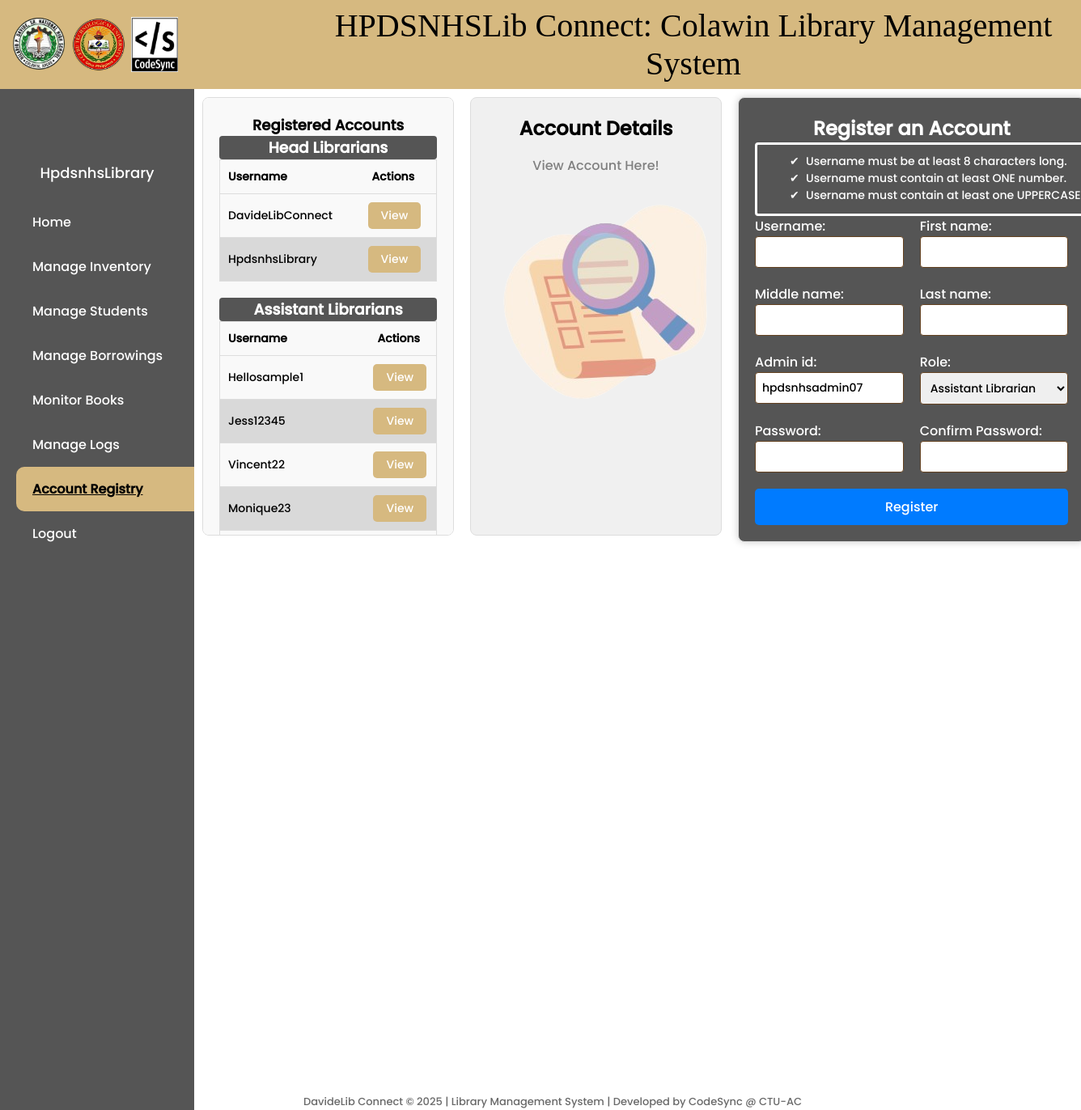
Page /register/ (signed in) on the committed database.
### library/models.py (models this page shows, shortened)
class CustomUser(AbstractBaseUser, PermissionsMixin):
    HEAD_LIBRARIAN = 'Head Librarian'
    ASSISTANT_LIBRARIAN = 'Assistant Librarian'
    ROLE_CHOICES = (
        ('Head Librarian', 'Head Librarian'),
        ('Assistant Librarian', 'Assistant Librarian'),
    )
    username = models.CharField(max_length=150, unique=True)
    first_name = models.CharField(max_length=30)
    middle_name = models.CharField(max_length=30, blank=True)
    last_name = models.CharField(max_length=30)
    admin_id = models.CharField(max_length=255, unique=True)
    is_staff = models.BooleanField(default=False)
    is_active = models.BooleanField(default=True)
    is_superuser = models.BooleanField(default=False)
    role = models.CharField(max_length=20, choices=ROLE_CHOICES, default='Assistant Librarian')
    qr_code = models.ImageField(upload_to='qr_codes', blank=True, null=True)
    objects = CustomUserManager()
    USERNAME_FIELD = 'username'
    REQUIRED_FIELDS = ['first_name', 'last_name', 'admin_id']
    @staticmethod
    def generate_next_admin_id():
        prefix = "hpdsnhsadmin"
        users_with_ids = CustomUser.objects.filter(admin_id__startswith=prefix).values_list('admin_id', flat=True)
        if not users_with_ids:
            next_id = 1
        else:
            max_id = max([int(re.search(r'\d+$', admin_id).group()) for admin_id in users_with_ids])
            next_id = max_id + 1
        return f"{prefix}{str(next_id).zfill(2)}"

### library/views.py (the view)
# urls.py: path('register/', views.register, name='register'),
@login_required
@user_passes_test(is_head_librarian)
def register(request):
    if request.method == 'POST':
        form = CustomUserCreationForm(request.POST)
        if form.is_valid():
            user = form.save()
            if user.admin_id:
                messages.success(request, 'Assistant Librarian registered successfully.')
                return redirect('register')
            else:
                messages.error(request, 'Failed to generate admin_id.')
    else:
        form = CustomUserCreationForm()
    all_users = CustomUser.objects.all()
    head_librarians = all_users.filter(is_staff=True)
    assistant_librarians = all_users.filter(is_staff=False)
    context = {
        'form': form,
        'head_librarians': head_librarians,
        'assistant_librarians': assistant_librarians,
        'user': request.user,  # Ensure user object is available in template
    }
    return render(request, 'library/RegisterLog.html', context)

### library/forms.py (shortened to what this page needs)
class CustomUserCreationForm(UserCreationForm):
    password1 = forms.CharField(widget=forms.PasswordInput, label="Password")
    password2 = forms.CharField(widget=forms.PasswordInput, label="Confirm Password")
    class Meta:
        model = CustomUser
        fields = ['username', 'first_name', 'middle_name', 'last_name', 'admin_id', 'password1', 'password2', 'role']
        widgets = {
            'role': forms.Select(choices=CustomUser.ROLE_CHOICES, attrs={'id': 'role-field'}),
            'admin_id': forms.TextInput(attrs={'readonly': 'readonly'})  # Make admin_id readonly
        }
    def __init__(self, *args, **kwargs):
        super().__init__(*args, **kwargs)
        if not self.instance.pk:
            self.fields['admin_id'].initial = CustomUser.generate_next_admin_id()

### library/context_processors.py (called while the page is built)
def navbar_context(request):
    username = None
    if request.user.is_authenticated:
        username = request.user.username
    return {'username': username}

### library/views.py (called while the page is built)
def is_head_librarian(user):
    return user.role == 'Head Librarian'

### library/templates/library/RegisterLog.html (shortened to what this page needs)
{% extends 'main.html' %}
{% load static %}
{% block content %}
<!DOCTYPE html>
<html>
<head>
</head>
<body>
    <div class="main-content">
        <div class="container">
            <div class="accounts-container">
                <p style="align-items: center; font-size: 18px; font-weight: bold; text-align: center; margin: 0;">Registered Accounts</p>
                <h3>Head Librarians</h3>
                <table>
                    <thead>
                        <tr>
                            <th>Username</th>
                            <th style="padding-left: 25px;">Actions</th>
                        </tr>
                    </thead>
                    <tbody>
                        {% for head_librarian in head_librarians %}
                        <tr>
                            <td>{{ head_librarian.username }}</td>
                            <td style="padding-left: 20px;">
                                <button class="view-btn" data-id="{{ head_librarian.id }}">View</button>
                            </td>
                        </tr>
                        {% empty %}
                        <tr>
                            <td colspan="2">No head librarians found.</td>
                        </tr>
                        {% endfor %}
                    </tbody>
                </table>
                <h3>Assistant Librarians</h3>
                <table>
                    <thead>
                        <tr>
                            <th>Username</th>
                            <th style="padding-left: 80px;">Actions</th>
                        </tr>
                    </thead>
                    <tbody>
                        {% for assistant_librarian in assistant_librarians %}
                        <tr>
                            <td>{{ assistant_librarian.username }}</td>
                            <td style="padding-left: 75px;">
                                <button class="view-btn" data-id="{{ assistant_librarian.id }}">View</button>
                            </td>
                        </tr>
                        {% empty %}
                        <tr>
                            <td colspan="2">No assistant librarians found.</td>
                        </tr>
                        {% endfor %}
                    </tbody>
                </table>
            </div>
            <div class="blank-container" id="account-details-container">
                <h2 style="margin: 0; padding: 0;">Account Details</h2>
                <p style="color: gray; text-align: center;">View Account Here!</p>
                <img src="{% static 'images/account.png' %}" alt="">
            </div>
            <div class="form-container">
                <div class="form-panel">
                    <h2>Register an Account</h2>
                    <div class="errormessage">
                        {% if not form.errors %}
                        <ul style="margin: 0; font-size: 14px; list-style-type: none; padding-top: 10px;">
                            <li style="position: relative; padding-left: 20px;">
                                <span style="position: absolute; left: 0; top: 0;">✔</span> Username must be at least 8 characters long.
                            </li>
                            <li style="position: relative; padding-left: 20px;">
                                <span style="position: absolute; left: 0; top: 0;">✔</span> Username must contain at least ONE number.
                            </li>
                            <li style="position: relative; padding-left: 20px;">
                                <span style="position: absolute; left: 0; top: 0;">✔</span> Username must contain at least one UPPERCASE letter.
                            </li>
                        </ul>
                        {% endif %}
                    </div>
                    <form method="post">
                        <div class="form-group">
                            {{ form.username.label_tag }}
                            {{ form.username }}
                        </div>
                        <div class="form-group">
                            {{ form.first_name.label_tag }}
                            {{ form.first_name }}
                        </div>
                        <div class="form-group">
                            {{ form.middle_name.label_tag }}
                            {{ form.middle_name }}
                        </div>
                        <div class="form-group">
                            {{ form.last_name.label_tag }}
                            {{ form.last_name }}
                        </div>
                        <div class="form-group">
                            {{ form.admin_id.label_tag }}
                            {{ form.admin_id }}
                        </div>
                        <div class="form-group">
                            {{ form.role.label_tag }}
                            {{ form.role }}
                        </div>
                        <div class="form-group">
                            {{ form.password1.label_tag }}
                            {{ form.password1 }}
                        </div>
                        <div class="form-group">
                            {{ form.password2.label_tag }}
                            {{ form.password2 }}
                        </div>
                        <button type="submit" class="btn-register">Register</button>
                    </form>
                </div>
            </div>
        </div>
    </div>
</body>
</html>
{% endblock %}

### templates/navbar.html (shortened to what this page needs)
{% load static %}
{% block content %}
<!DOCTYPE html>
<html lang="en">
<head>
</head>
<body>
    <div class="header">
        <img src="{% static 'images/hpdslogo.png' %}" alt="logo" style="width: 68px; height: 68px; border-radius: 50%; padding-left: 6px; ">
        <img src="{% static 'images/ctu.png' %}" alt="logo" style="width: 68px; height: 68px; border-radius: 50%; padding-left: 6px;">
        <img src="{% static 'images/Codesynlogo.png' %}" alt="logo" style="width: 58px; height: 68px; padding-left: 6px;">
        <p class="title">HPDSNHSLib Connect: Colawin Library Management System</p>
    </div>
    <div class="sidebar" >
        <div class="profile" {% if user.role == 'Head Librarian' or user.role == 'Assistant Librarian' %} style="display: contents;" {% else %} style="display: none;" {% endif %}>
            <div class="profile-pic"></div>
            <div class="username">{{ username }}</div>
        </div>
        <ul class="menu" {% if user.role != 'Head Librarian' and user.role != 'Assistant Librarian' %} style="display: none;" {% endif %}>
            <li><a href="{% url 'home' %}" class="{% if request.resolver_match.url_name == 'home' %}active{% endif %}">Home</a></li>
            {% if user.role == 'Head Librarian' %}
                <li><a href="{% url 'book-list' %}" class="{% if request.resolver_match.url_name == 'book-list' %}active{% endif %}">Manage Inventory</a></li>
            {% endif %}
            <li><a href="{% url 'borrower-list' %}" class="{% if request.resolver_match.url_name == 'borrower-list' %}active{% endif %}">Manage Students</a></li>
            <li><a href="{% url 'borrow-slip-list' %}" class="{% if request.resolver_match.url_name == 'borrow-slip-list' %}active{% endif %}">Manage Borrowings</a></li>
            <li><a href="{% url 'monitor-borrowed-books' %}" class="{% if request.resolver_match.url_name == 'monitor-borrowed-books' %}active{% endif %}">Monitor Books</a></li>
            <li><a href="{% url 'attendance-list' %}" class="{% if request.resolver_match.url_name == 'attendance-list' %}active{% endif %}">Manage Logs</a></li>
            {% if user.role == 'Head Librarian' %}
                <li><a href="{% url 'register' %}" class="{% if request.resolver_match.url_name == 'register' %}active{% endif %}">Account Registry</a></li>
            {% endif %}
            <li><a href="#" onclick="confirmLogout()">Logout</a></li>
        </ul>
    </div>
    <span class="footer">DavideLib Connect © 2025 | Library Management System | Developed by CodeSync @ CTU-AC</span>
</body>
</html>
{% endblock %}

### static/styles/main.css (style rules this page uses)
body, html { margin: 0; padding: 0; font-family: 'Poppins', sans-serif; }
.header { background-color: #77A681; height: 70px; color: white; text-align: center; padding: 20px; width: 100%; position: fixed; top: 0; left: 0; }
.sidebar { background-color: #555; width: 200px; position: fixed; top: 70px; height: calc(100% - 70px); overflow: auto; padding: 20px; color: white; }

### templates/navbar.html (style rules this page uses)
body, html { margin: 0; padding: 0; font-family: 'Poppins', sans-serif; }
.header { background-color: #D6B980; height: 70px; color: white; text-align: center; padding: 20px; width: 100%; position: fixed; top: 0; left: 0; z-index: 1000; display: flex; padding-left: 8px; align-items: center; }
.title { font-family: 'Blue'; padding-left: 150px; font-size: 40px; color: black; }
.sidebar { background-color: #555; width: 200px; position: fixed; top: 110px; height: calc(100% - 110px); overflow: auto; padding: 20px; color: white; display: flex; flex-direction: column; align-items: center; overflow-y: auto; overflow-x: hidden; z-index: 100; }
.profile { margin-top: 10px; display: contents; }
.profile-pic { margin-left: 12px; width: 65px; height: 65px; background-image: url('/static/images/user.png'); background-size: cover; background-position: center; border-radius: 50%; margin-bottom: 5px; }
.username { font-size: 18px; }
.menu { list-style: none; padding: 0; width: 100%; margin-top: 20px; }
.menu li { width: 100%; }
.menu li a { display: block; width: 100%; padding: 15px 20px; text-decoration: none; color: #fff; text-align: left; }
.menu li a.active { background-color: #D6B980; color: black; border-radius: 10px; text-decoration: underline; font-weight: bold; }
.footer { position: fixed; bottom: 0; right: 345px; font-size: 13px; color: dimgray; z-index: 1000; }

### rows in the picture
CustomUser: username "HpdsnhsLibrary"
CustomUser: username "DavideLibConnect"
CustomUser: username "Hellosample1"
CustomUser: username "Jess12345"
CustomUser: username "Vincent22"
CustomUser: username "Monique23"
